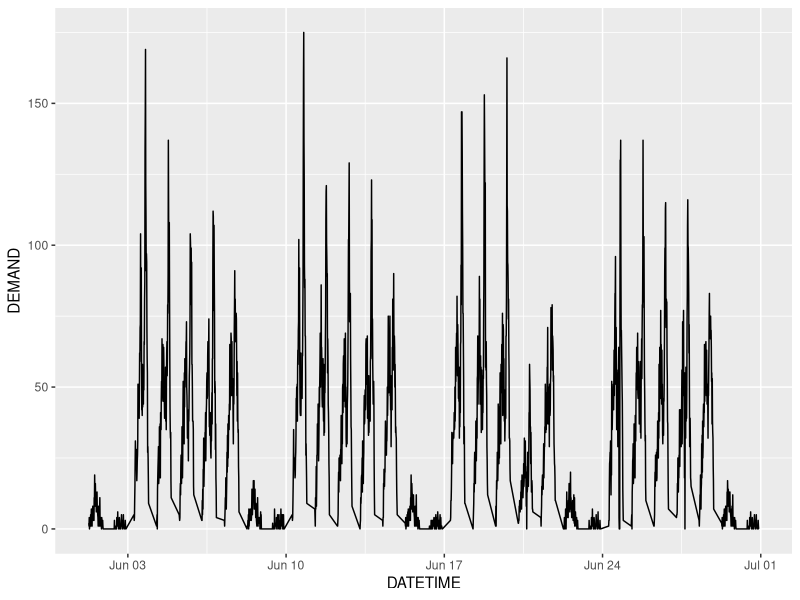
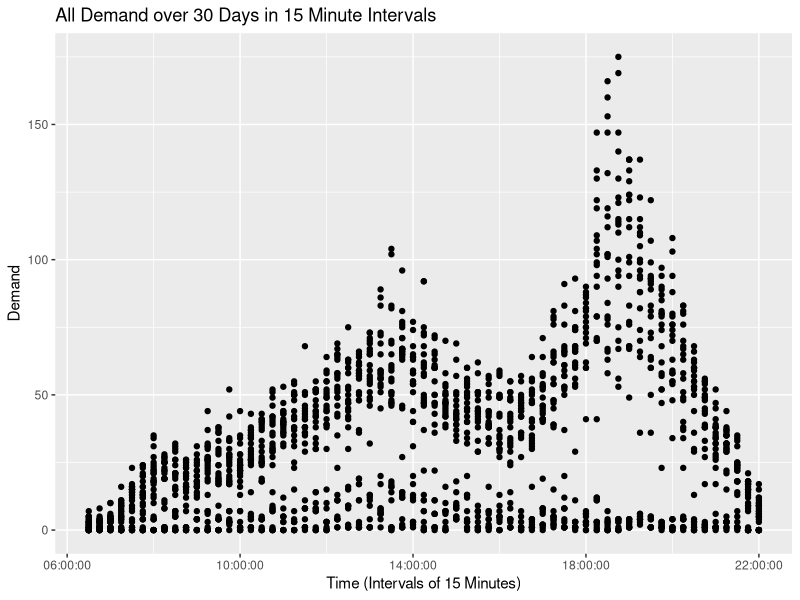
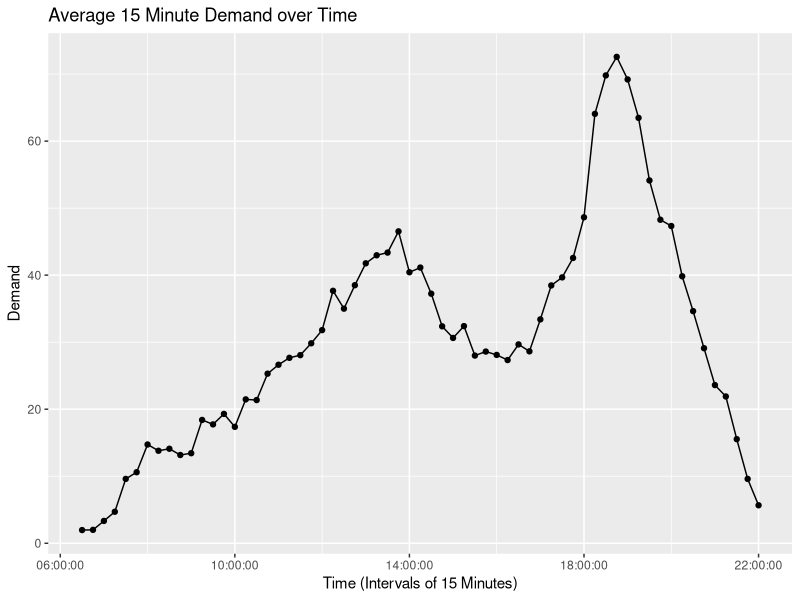
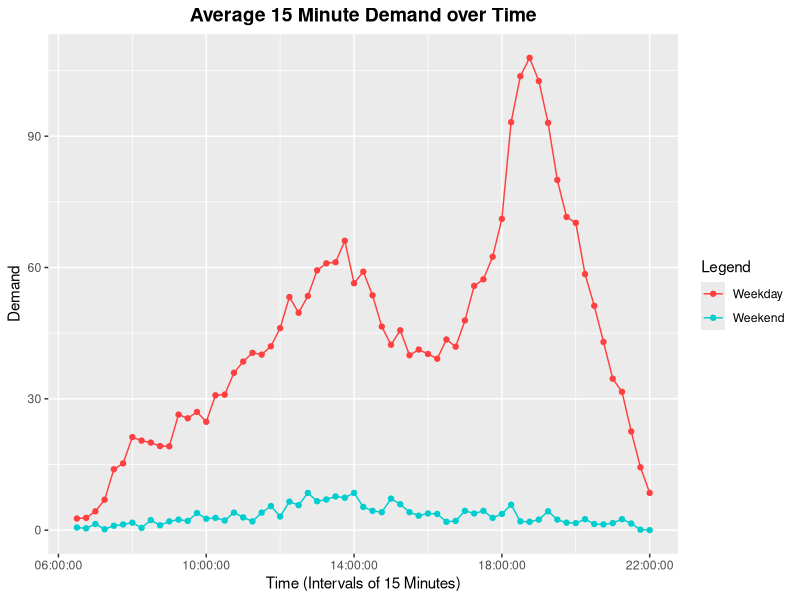

Source code (R) for these figures, in order: (Note: this script raises an error after producing the figures.)
## ---- chunk 1
Sys.setLanguage("eng")
## ---- chunk 2
library(tidyverse)
library(dplyr)
library(readxl)
library(forecast)
library(ggplot2)
library(lubridate)
## ---- chunk 3
LRData <- read_excel("Light Rail Data.xlsx")
## ---- chunk 4
LRData
## ---- chunk 5
# Lovely, TIME had what I'm assuming is a default date from Excel.
LRData$DATETIME <- as.POSIXct(paste(LRData$DATE, format(LRData$TIME, "%H:%M:%S")), format = "%Y-%m-%d %H:%M:%S")
## ---- chunk 6
# Plotting the demand relative to date and time. This is a plot of the demand across the 30 days.
ggplot(LRData, aes(DATETIME, DEMAND)) +
  geom_line()
## ---- chunk 7
# Here TIME was changed to only include the time. Currently it is a CHR though.
LRData <- LRData %>%
  mutate(TIME = format(TIME, "%H:%M:%S"))

LRData$TIME <- hms::as_hms(LRData$TIME)
LRData
## ---- chunk 8
# This shows the demand per time across all 30 days. This time I flipped the graph for visual clarity.
ggplot(LRData, aes(TIME, DEMAND)) + 
  geom_point() +
  labs(title = "All Demand over 30 Days in 15 Minute Intervals", x = "Time (Intervals of 15 Minutes)", y = "Demand")
## ---- chunk 9
# Now I am going to find the average of demand across all 30 days and then plot it.
averageDemandTime <- LRData %>%
  group_by(TIME) %>%
  summarize(DEMAND = mean(DEMAND)) %>%
  arrange(hms::as_hms(TIME))
## ---- chunk 10
ggplot(averageDemandTime, aes(hms::as_hms(TIME), DEMAND)) +
  geom_point() +
  geom_line() +
  labs(title = "Average 15 Minute Demand over Time", x = "Time (Intervals of 15 Minutes)", y = "Demand")
## ---- chunk 11
# Now I will look for the demand over weekdays and weekends as they generally differ.
LRData <- LRData %>%
  mutate(DAY = wday(DATE, label = TRUE),
         ISWEEKEND = ifelse((DAY == "Sat" | DAY == "Sun"), TRUE, FALSE))

averageDemandWDWE <- LRData %>%
  group_by(ISWEEKEND, TIME) %>%
  summarize(DEMAND = mean(DEMAND)) %>%
  arrange(hms::as_hms(TIME))
## ---- chunk 12
ggplot(averageDemandWDWE, aes(hms::as_hms(TIME), DEMAND, color = ISWEEKEND)) +
  geom_point() +
  geom_line() +
  # This below is better to make it visually easier to see but I'm keeping the lines instead as it is better for information.
  #geom_smooth(se = FALSE, method = "loess", span = 0.1) +
  labs(title = "Average 15 Minute Demand over Time", x = "Time (Intervals of 15 Minutes)", y = "Demand", color = "Legend") +
  scale_color_manual(labels = c("Weekday", "Weekend"), values = c("brown1", "cyan3")) +
  theme(plot.title=element_text(hjust=0.5, face = "bold", size = 14))
## ---- chunk 13
# Separating the weekend and weekday data
# They ask for a forecast of July 1st, 2nd and 3rd. These are Weekdays so I will be using the weekday data to forecast those 3 days.

weekdayData <- LRData %>%
  filter(ISWEEKEND == FALSE)

weekendData <- LRData %>%
  filter(ISWEEKEND == TRUE)
## ---- chunk 14
# Getting train and test data to test my forecasts to see best model.
# Doing a 75/25 split as I have 4 weeks of data. I will test with the last week.
trainWeekday <- weekdayData %>%
  filter(DATE <= as.Date("2019-06-21"))
testWeekday <- weekdayData %>%
  filter(DATE > as.Date("2019-06-21"))
## ---- chunk 15
# Converting to TS

# Frequency of 63 as there are 63 15min in the data given.
# As this is for ETS I am only running this on Weekdays due to it having heavy seasonality while weekends do not.
trainWeekdayTS <- ts(trainWeekday$DEMAND, frequency = 63)
testWeekdayTS <- ts(testWeekday$DEMAND, frequency = 63)
is.ts(trainWeekdayTS)
is.ts(testWeekdayTS)
## ---- chunk 16
# TBATS
fitTbats <- tbats(trainWeekdayTS)
tbatForecast <- forecast(fitTbats, h = nrow(testWeekday))
accTbats <- accuracy(tbatForecast, testWeekday$DEMAND)

# STL + ETS
stlDecomp <- stl(trainWeekdayTS, s.window = "periodic")
seasonAdj <- seasadj(stlDecomp)
fitETS <- ets(seasonAdj, model = "ANN")
etsForecast <- forecast(fitETS, h = nrow(testWeekday))
accETS <- accuracy(etsForecast, testWeekday$DEMAND)
## ---- chunk 17
cat("TBATS Accuracy Statistics\n")
print(accTbats)

cat("\nSTL+ETS Accuracy Statistics\n")
print(accETS)
## ---- chunk 18
weekdayTS <- ts(weekdayData$DEMAND, frequency = 63)
forecastTBAT <- tbats(weekdayTS)
forecastJuly <- forecast(forecastTBAT, h = (63 * 3))
## ---- chunk 19
time_intervals <- unique(weekdayData$TIME)

# Repeat each date 63 times
dates <- rep(seq(as.Date("2019-07-01"), as.Date("2019-07-03"), by = "day"), each = length(time_intervals))

# Repeat the full time sequence once per day
times <- rep(time_intervals, times = 3)

forecastJulyDF <- data.frame(
  DATE = dates,
  TIME = times,
  FORECAST = as.numeric(forecastJuly$mean)
)

forecastJulyDF <- forecastJulyDF %>%
  mutate(DATETIME = ymd_hms(paste(DATE, TIME))) %>%
  mutate(DAY = wday(DATE, label = TRUE))
         
forecastJulyDF
## ---- chunk 20
ggplot(forecastJulyDF, aes(DATETIME, FORECAST, color = DAY)) + 
  geom_line() +
  geom_point() +
  scale_x_datetime(
    date_breaks = "1 hour",
    date_labels = "%d %H:%M") +
  scale_color_manual(values = c("Mon" = "green3", "Tue" = "gold2", "Wed" = "blue3")) +
  theme(axis.text.x = element_text(angle = 90, hjust = 1), plot.title = element_text(size = 14, face = "bold", hjust = 0.5)) +
  labs(title = "Forecast for July 1st-3rd", x = "Time (Day & Hour)", y = "Forecasted Demand", color = "Day")
  
## ---- chunk 21
monForecast <- forecastJulyDF %>%
  filter(DAY == "Mon")
tueForecast <- forecastJulyDF %>%
  filter(DAY == "Tue")
wedForecast <- forecastJulyDF %>%
  filter(DAY == "Wed")
## ---- chunk 22
forecastPlotter <- function(forecastData, day){
  ggplot(forecastData, aes(TIME, FORECAST, color = DAY)) + 
    geom_line() +
    geom_point() +
    scale_x_time(
      breaks = hms::as_hms(seq(
        from = as.POSIXct("2019-07-01 06:30:00"),
        to = as.POSIXct("2019-07-03 22:00:00"),
        by = "15 mins"
      )),
      labels = scales::time_format("%H:%M")) +
    scale_color_manual(values = c("Mon" = "green3", "Tue" = "gold3", "Wed" = "blue3")) + # Here I can eventually add more colors
    theme(axis.text.x = element_text(angle = 90, hjust = 1), plot.title = element_text(size = 14, face = "bold", hjust = 0.5)) +
    labs(title = paste("Forecast for", day), x = "Time (15-Min Interval)", y = "Forecasted Demand", color = "Day")
}
## ---- chunk 23
forecastPlotter(monForecast, "July 1st")
forecastPlotter(tueForecast, "July 2nd")
forecastPlotter(wedForecast, "July 3rd")
## ---- chunk 24
forecastDF <- as.data.frame(forecastJuly)
## ---- chunk 25
forecastJulyDF <- forecastJulyDF %>%
  rename(DEMAND = FORECAST)

forecastJulyDF <- forecastJulyDF %>%
  mutate(ISWEEKEND = ifelse((DAY == "Sat" | DAY == "Sun"), TRUE, FALSE))

forecastJulyDF <- forecastJulyDF %>%
  mutate(TYPE = "Forecast")
LRData <- LRData %>%
  mutate(TYPE = "ACTUAL")

forecastJulyDF <- forecastJulyDF %>%
  mutate(
    Lo95 = forecastDF$`Lo 95`,
    Hi95 = forecastDF$`Hi 95`,
    Lo80 = forecastDF$`Lo 80`,
    Hi80 = forecastDF$`Hi 80`
  )

fullDF <- bind_rows(LRData, forecastJulyDF)
## ---- chunk 26
ggplot(fullDF, aes(x = DATETIME, y = DEMAND, color = TYPE)) +
  geom_line() +
  geom_ribbon(aes(ymin = Lo95, ymax = Hi95), fill = "blue", alpha = 0.2) +
  geom_ribbon(aes(ymin = Lo80, ymax = Hi80), fill = "blue", alpha = 0.4) +
  scale_color_manual(values = c("Actual" = "black", "Forecast" = "red")) +
  labs(title = "Model Fit: Training, Validation, and Forecast (July 1–3)",
       x = "Datetime", y = "Demand", color = "Legend") +
  theme_minimal() +
  theme(plot.title = element_text(hjust = 0.5, face = "bold"))
## ---- chunk 27
ggplot(forecastJulyDF, aes(x = DATETIME, y = DEMAND, color = TYPE)) +
  geom_line() +
  geom_ribbon(aes(ymin = Lo95, ymax = Hi95), fill = "blue", alpha = 0.2) +
  geom_ribbon(aes(ymin = Lo80, ymax = Hi80), fill = "blue", alpha = 0.4) +
  scale_color_manual(values = c("Actual" = "black", "Forecast" = "red")) +
  theme_minimal() +
  theme(plot.title = element_text(size = 14, hjust = 0.5, face = "bold"), axis.text.x = element_text(angle = 90, hjust = 1)) +
  labs(title = "Model Fit: Training, Validation, and Forecast (July 1–3)", x = "Time (Day & Hour)", y = "Forecasted Demand", color = "Day")
## ---- chunk 28
dayDivider <- unique(forecastJulyDF$DATE)
vlineDates <- as.POSIXct(paste(dayDivider, "20:30:00"))

ggplot(forecastJulyDF, aes(x = DATETIME, y = DEMAND, color = TYPE)) +
  geom_line() +
  geom_ribbon(aes(ymin = Lo95, ymax = Hi95), fill = "blue", alpha = 0.2) +
  geom_ribbon(aes(ymin = Lo80, ymax = Hi80), fill = "blue", alpha = 0.4) +
  geom_vline(xintercept = as.numeric(vlineDates), linetype = "dashed", color = "black") +
  scale_color_manual(values = c("Actual" = "black", "Forecast" = "red")) +
  scale_x_datetime(
    date_breaks = "1 hour",
    date_labels = "%H:%M") +
  labs(title = "Model Fit: Training, Validation, and Forecast (July 1–3)", x = "Time (Day & Hour)", y = "Forecasted Demand", color = "Day") +
  theme_minimal() +
  theme(plot.title = element_text(size = 14, hjust = 0.5, face = "bold"), axis.text.x = element_text(angle = 90, hjust = 1))

